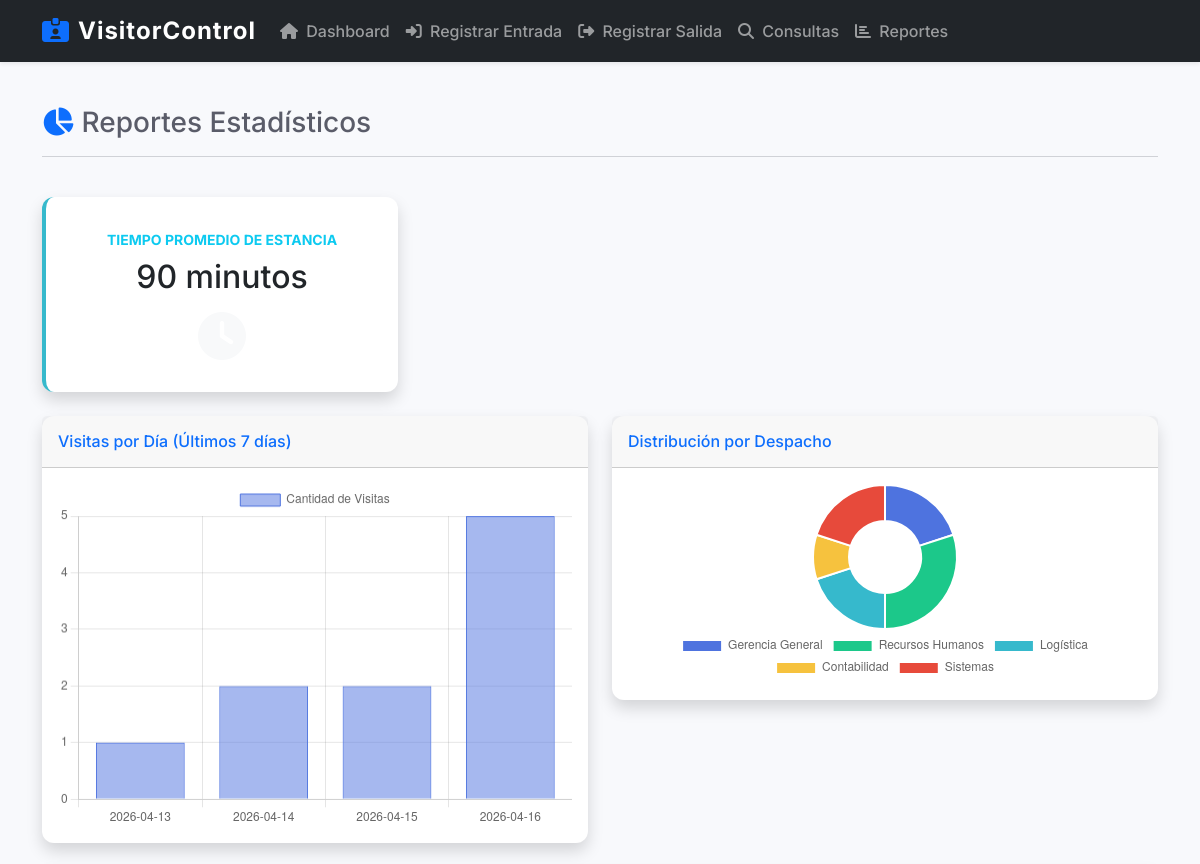
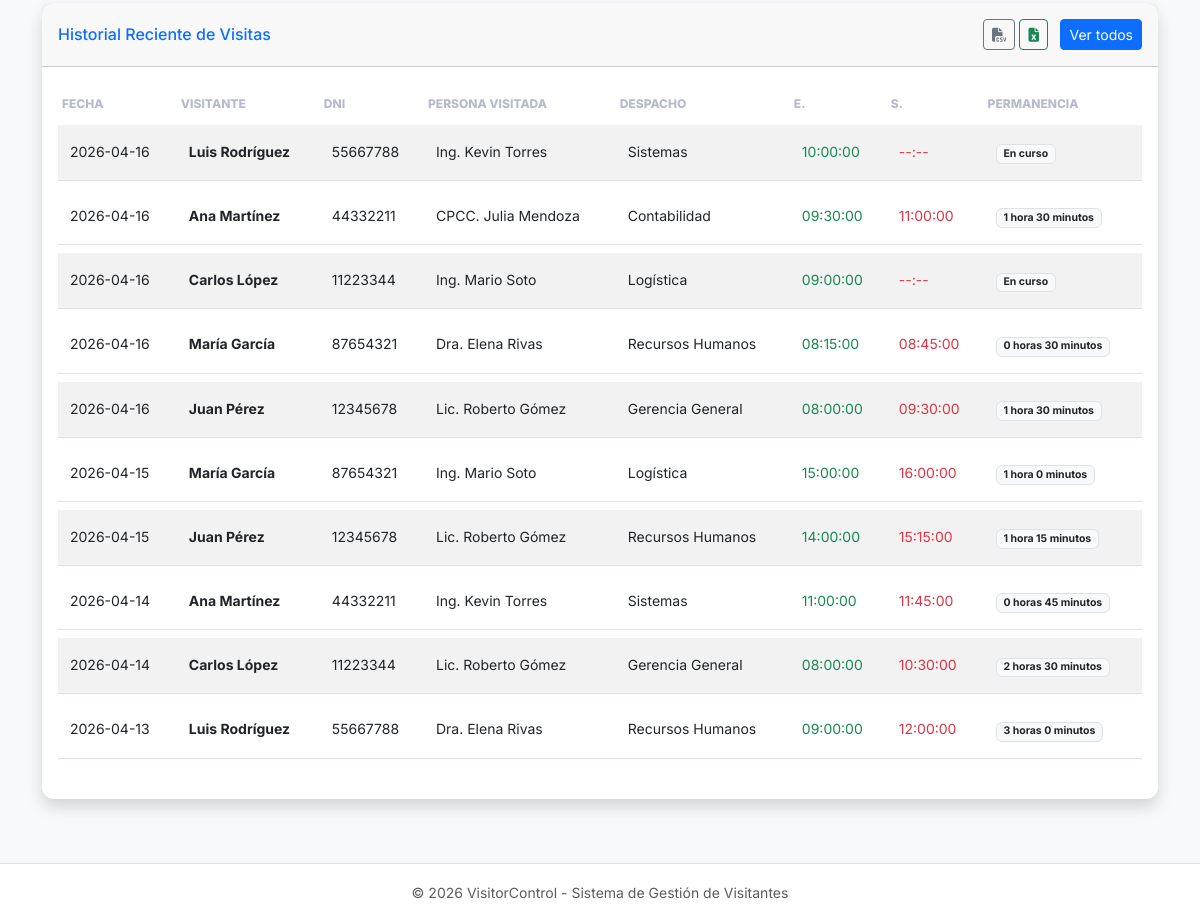
/modulos/reportes.php, run on the app's committed database (2 pictures, top to bottom).
### tables this page shows
CREATE TABLE IF NOT EXISTS visita (
    id_visita INT AUTO_INCREMENT PRIMARY KEY,
    id_persona INT NOT NULL,
    id_despacho INT NOT NULL,
    persona_visitada VARCHAR(100) NOT NULL,
    fecha DATE NOT NULL,
    hora_entrada TIME NOT NULL,
    hora_salida TIME DEFAULT NULL,
    tiempo_permanencia VARCHAR(50) DEFAULT NULL,
    FOREIGN KEY (id_persona) REFERENCES persona(id_persona),
    FOREIGN KEY (id_despacho) REFERENCES despacho(id_despacho)
);

CREATE TABLE IF NOT EXISTS persona (
    id_persona INT AUTO_INCREMENT PRIMARY KEY,
    nombre VARCHAR(100) NOT NULL,
    dni VARCHAR(20) NOT NULL UNIQUE
);

CREATE TABLE IF NOT EXISTS despacho (
    id_despacho INT AUTO_INCREMENT PRIMARY KEY,
    nombre VARCHAR(100) NOT NULL
);

### modulos/reportes.php (the view, shortened to what this page needs)
<?php
require_once "../config/conexion.php";
include_once "../includes/header.php";
include_once "../includes/navbar.php";
$sql_dias = "SELECT fecha, COUNT(*) as total FROM visita GROUP BY fecha ORDER BY fecha DESC LIMIT 7";
$res_dias = mysqli_query($conexion, $sql_dias);
$labels_dias = [];
$data_dias = [];
while($row = mysqli_fetch_assoc($res_dias)) {
    $labels_dias[] = $row['fecha'];
    $data_dias[] = $row['total'];
}
$labels_dias = array_reverse($labels_dias);
$data_dias = array_reverse($data_dias);
$sql_desp = "SELECT d.nombre, COUNT(v.id_visita) as total
             FROM despacho d
             LEFT JOIN visita v ON d.id_despacho = v.id_despacho
             GROUP BY d.id_despacho";
$res_desp = mysqli_query($conexion, $sql_desp);
$labels_desp = [];
$data_desp = [];
while($row = mysqli_fetch_assoc($res_desp)) {
    $labels_desp[] = $row['nombre'];
    $data_desp[] = $row['total'];
}
$sql_avg = "SELECT AVG(TIME_TO_SEC(TIMEDIFF(hora_salida, hora_entrada))) / 60 as minutos_promedio
            FROM visita WHERE hora_salida IS NOT NULL";
$res_avg = mysqli_query($conexion, $sql_avg);
$avg_min = mysqli_fetch_assoc($res_avg)['minutos_promedio'];
$avg_formato = round($avg_min) . " minutos";
$sql_historial = "SELECT v.*, p.nombre as visitante, p.dni, d.nombre as despacho
                  FROM visita v
                  JOIN persona p ON v.id_persona = p.id_persona
                  JOIN despacho d ON v.id_despacho = d.id_despacho
                  ORDER BY v.fecha DESC, v.hora_entrada DESC LIMIT 20";
$res_historial = mysqli_query($conexion, $sql_historial);
?>
<div class="container container-main fade-in">
    <div class="row mb-4">
        <div class="col-12">
            <h3><i class="fas fa-chart-pie me-2 text-primary"></i>Reportes Estadísticos</h3>
            <hr>
        </div>
    </div>
    <div class="row">
        <div class="col-md-4 mb-4">
            <div class="card shadow border-left-info py-3">
                <div class="card-body text-center">
                    <div class="text-uppercase text-info fw-bold small mb-2">Tiempo Promedio de Estancia</div>
                    <div class="h2 mb-0 font-weight-bold text-gray-800"><?php echo $avg_formato; ?></div>
                    <i class="fas fa-clock fa-3x text-light mt-3"></i>
                </div>
            </div>
        </div>
    </div>
    <div class="row">
        <div class="col-lg-6 mb-4">
            <div class="card shadow">
                <div class="card-header py-3">
                    <h6 class="m-0 font-weight-bold text-primary">Visitas por Día (Últimos 7 días)</h6>
                </div>
                <div class="card-body">
                    <canvas id="chartDias" height="200"></canvas>
                </div>
            </div>
        </div>
        <div class="col-lg-6 mb-4">
            <div class="card shadow">
                <div class="card-header py-3">
                    <h6 class="m-0 font-weight-bold text-primary">Distribución por Despacho</h6>
                </div>
                <div class="card-body">
                    <canvas id="chartDespachos" height="200"></canvas>
                </div>
            </div>
        </div>
        <div class="col-12 mb-4">
            <div class="card shadow">
                <div class="card-header py-3 d-flex justify-content-between align-items-center">
                    <h6 class="m-0 font-weight-bold text-primary">Historial Reciente de Visitas</h6>
                    <div>
                        <a href="exportar.php?tipo=csv" class="btn btn-sm btn-outline-secondary"><i class="fas fa-file-csv"></i></a>
                        <a href="exportar.php?tipo=excel" class="btn btn-sm btn-outline-success"><i class="fas fa-file-excel"></i></a>
                        <a href="consultas.php" class="btn btn-sm btn-primary ms-2 text-white">Ver todos</a>
                    </div>
                </div>
                <div class="card-body">
                    <div class="table-responsive">
                        <table class="table table-sm table-striped table-hover small">
                            <thead class="bg-light">
                                <tr>
                                    <th>Fecha</th>
                                    <th>Visitante</th>
                                    <th>DNI</th>
                                    <th>Persona Visitada</th>
                                    <th>Despacho</th>
                                    <th>E.</th>
                                    <th>S.</th>
                                    <th>Permanencia</th>
                                </tr>
                            </thead>
                            <tbody>
                                <?php if (mysqli_num_rows($res_historial) > 0): ?>
                                    <?php while($row = mysqli_fetch_assoc($res_historial)): ?>
                                        <tr>
                                            <td><?php echo $row['fecha']; ?></td>
                                            <td class="fw-bold"><?php echo $row['visitante']; ?></td>
                                            <td><?php echo $row['dni']; ?></td>
                                            <td><?php echo $row['persona_visitada']; ?></td>
                                            <td><?php echo $row['despacho']; ?></td>
                                            <td><span class="text-success"><?php echo $row['hora_entrada']; ?></span></td>
                                            <td><span class="text-danger"><?php echo $row['hora_salida'] ?? '--:--'; ?></span></td>
                                            <td><span class="badge bg-light text-dark border"><?php echo $row['tiempo_permanencia'] ?? 'En curso'; ?></span></td>
                                        </tr>
                                    <?php endwhile; ?>
                                <?php else: ?>
                                    <tr><td colspan="8" class="text-center py-3">No hay registros</td></tr>
                                <?php endif; ?>
                            </tbody>
                        </table>
                    </div>
                </div>
            </div>
        </div>
    </div>
</div>
<script>
    // Configuración Gráfico de Barras
    const ctxDias = document.getElementById('chartDias').getContext('2d');
    new Chart(ctxDias, {
        type: 'bar',
        data: {
            labels: <?php echo json_encode($labels_dias); ?>,
            datasets: [{
                label: 'Cantidad de Visitas',
                data: <?php echo json_encode($data_dias); ?>,
                backgroundColor: 'rgba(78, 115, 223, 0.5)',
                borderColor: 'rgba(78, 115, 223, 1)',
                borderWidth: 1
            }]
        },
        options: {
            scales: { y: { beginAtZero: true, ticks: { stepSize: 1 } } }
        }
    });
    // Configuración Gráfico de Dona
    const ctxDesp = document.getElementById('chartDespachos').getContext('2d');
    new Chart(ctxDesp, {
        type: 'doughnut',
        data: {
            labels: <?php echo json_encode($labels_desp); ?>,
            datasets: [{
                data: <?php echo json_encode($data_desp); ?>,
                backgroundColor: [
                    '#4e73df', '#1cc88a', '#36b9cc', '#f6c23e', '#e74a3b', '#858796', '#5a5c69'
                ],
                hoverBorderColor: "rgba(234, 236, 244, 1)",
            }]
        },
        options: {
            maintainAspectRatio: false,
            plugins: { legend: { position: 'bottom' } }
        }
    });
</script>
<?php include_once "../includes/footer.php"; ?>

### assets/css/style.css (style rules this page uses)
:root { --primary: #4e73df; --success: #1cc88a; --info: #36b9cc; --warning: #f6c23e; --danger: #e74a3b; --secondary: #858796; --dark: #5a5c69; }
body { font-family: 'Inter', sans-serif; background-color: #f8f9fc; color: #5a5c69; display: flex; flex-direction: column; min-height: 100vh; }
.container-main { flex: 1; padding-top: 20px; padding-bottom: 40px; }
.card { border: none; border-radius: 0.75rem; transition: transform 0.2s ease, box-shadow 0.2s ease; }
.border-left-info { border-left: 0.25rem solid var(--info) !important; }
.fade-in { animation: fadeIn 0.5s ease-in; }
.table { border-collapse: separate; border-spacing: 0 8px; }
.table thead th { border-bottom: none; text-transform: uppercase; font-size: 0.75rem; color: #b7b9cc; font-weight: 800; }
.table tbody tr { background-color: #fff; box-shadow: 0 2px 4px rgba(0,0,0,0.02); border-radius: 8px; }
.table tbody td { border-top: none; padding: 1rem 0.75rem; }

### data on the page
visita: fecha "2026-04-16", id_persona.nombre "Luis Rodríguez", id_persona.dni "55667788", persona_visitada "Ing. Kevin Torres", id_despacho.nombre "Sistemas", hora_entrada "10:00:00", hora_salida "--:--", tiempo_permanencia "En curso"
visita: fecha "2026-04-16", id_persona.nombre "Ana Martínez", id_persona.dni "44332211", persona_visitada "CPCC. Julia Mendoza", id_despacho.nombre "Contabilidad", hora_entrada "09:30:00", hora_salida "11:00:00", tiempo_permanencia "1 hora 30 minutos"
visita: fecha "2026-04-16", id_persona.nombre "Carlos López", id_persona.dni "11223344", persona_visitada "Ing. Mario Soto", id_despacho.nombre "Logística", hora_entrada "09:00:00", hora_salida "--:--", tiempo_permanencia "En curso"
visita: fecha "2026-04-16", id_persona.nombre "María García", id_persona.dni "87654321", persona_visitada "Dra. Elena Rivas", id_despacho.nombre "Recursos Humanos", hora_entrada "08:15:00", hora_salida "08:45:00", tiempo_permanencia "0 horas 30 minutos"
visita: fecha "2026-04-16", id_persona.nombre "Juan Pérez", id_persona.dni "12345678", persona_visitada "Lic. Roberto Gómez", id_despacho.nombre "Gerencia General", hora_entrada "08:00:00", hora_salida "09:30:00", tiempo_permanencia "1 hora 30 minutos"
visita: fecha "2026-04-15", id_persona.nombre "María García", id_persona.dni "87654321", persona_visitada "Ing. Mario Soto", id_despacho.nombre "Logística", hora_entrada "15:00:00", hora_salida "16:00:00", tiempo_permanencia "1 hora 0 minutos"
visita: fecha "2026-04-15", id_persona.nombre "Juan Pérez", id_persona.dni "12345678", persona_visitada "Lic. Roberto Gómez", id_despacho.nombre "Recursos Humanos", hora_entrada "14:00:00", hora_salida "15:15:00", tiempo_permanencia "1 hora 15 minutos"
visita: fecha "2026-04-14", id_persona.nombre "Ana Martínez", id_persona.dni "44332211", persona_visitada "Ing. Kevin Torres", id_despacho.nombre "Sistemas", hora_entrada "11:00:00", hora_salida "11:45:00", tiempo_permanencia "0 horas 45 minutos"
visita: fecha "2026-04-14", id_persona.nombre "Carlos López", id_persona.dni "11223344", persona_visitada "Lic. Roberto Gómez", id_despacho.nombre "Gerencia General", hora_entrada "08:00:00", hora_salida "10:30:00", tiempo_permanencia "2 horas 30 minutos"
visita: fecha "2026-04-13", id_persona.nombre "Luis Rodríguez", id_persona.dni "55667788", persona_visitada "Dra. Elena Rivas", id_despacho.nombre "Recursos Humanos", hora_entrada "09:00:00", hora_salida "12:00:00", tiempo_permanencia "3 horas 0 minutos"

### other printed values
$avg_formato "90 minutos"
chart data {{ json_encode($labels_dias) }} ["2026-04-13","2026-04-14","2026-04-15","2026-04-16"]
chart data {{ json_encode($data_dias) }} ["1","2","2","5"]
chart data {{ json_encode($data_desp) }} ["2","3","2","1","2"]
